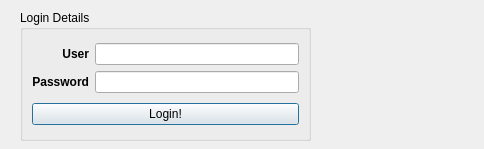
<?xml version="1.0" encoding="UTF-8"?>
<ui version="4.0">
 <class>Dialog</class>
 <widget class="QDialog" name="Dialog">
  <property name="geometry">
   <rect>
    <x>0</x>
    <y>0</y>
    <width>484</width>
    <height>149</height>
   </rect>
  </property>
  <property name="windowTitle">
   <string>Authentication</string>
  </property>
  <property name="modal">
   <bool>true</bool>
  </property>
  <widget class="QGroupBox" name="groupBox">
   <property name="geometry">
    <rect>
     <x>20</x>
     <y>10</y>
     <width>291</width>
     <height>131</height>
    </rect>
   </property>
   <property name="title">
    <string>Login Details</string>
   </property>
   <layout class="QVBoxLayout" name="verticalLayout">
    <item>
     <layout class="QGridLayout" name="gridLayout">
      <item row="2" column="0">
       <widget class="QLabel" name="label">
        <property name="font">
         <font>
          <weight>75</weight>
          <bold>true</bold>
         </font>
        </property>
        <property name="text">
         <string>Password</string>
        </property>
        <property name="alignment">
         <set>Qt::AlignRight|Qt::AlignTrailing|Qt::AlignVCenter</set>
        </property>
       </widget>
      </item>
      <item row="1" column="0">
       <widget class="QLabel" name="label_2">
        <property name="font">
         <font>
          <weight>75</weight>
          <bold>true</bold>
         </font>
        </property>
        <property name="text">
         <string>User</string>
        </property>
        <property name="alignment">
         <set>Qt::AlignRight|Qt::AlignTrailing|Qt::AlignVCenter</set>
        </property>
       </widget>
      </item>
      <item row="1" column="1">
       <widget class="QLineEdit" name="lineEdit_username"/>
      </item>
      <item row="2" column="1">
       <widget class="QLineEdit" name="lineEdit_password">
        <property name="echoMode">
         <enum>QLineEdit::Password</enum>
        </property>
       </widget>
      </item>
     </layout>
    </item>
    <item>
     <widget class="QPushButton" name="pushButton_login">
      <property name="text">
       <string>Login!</string>
      </property>
     </widget>
    </item>
   </layout>
  </widget>
 </widget>
 <resources/>
 <connections/>
</ui>
